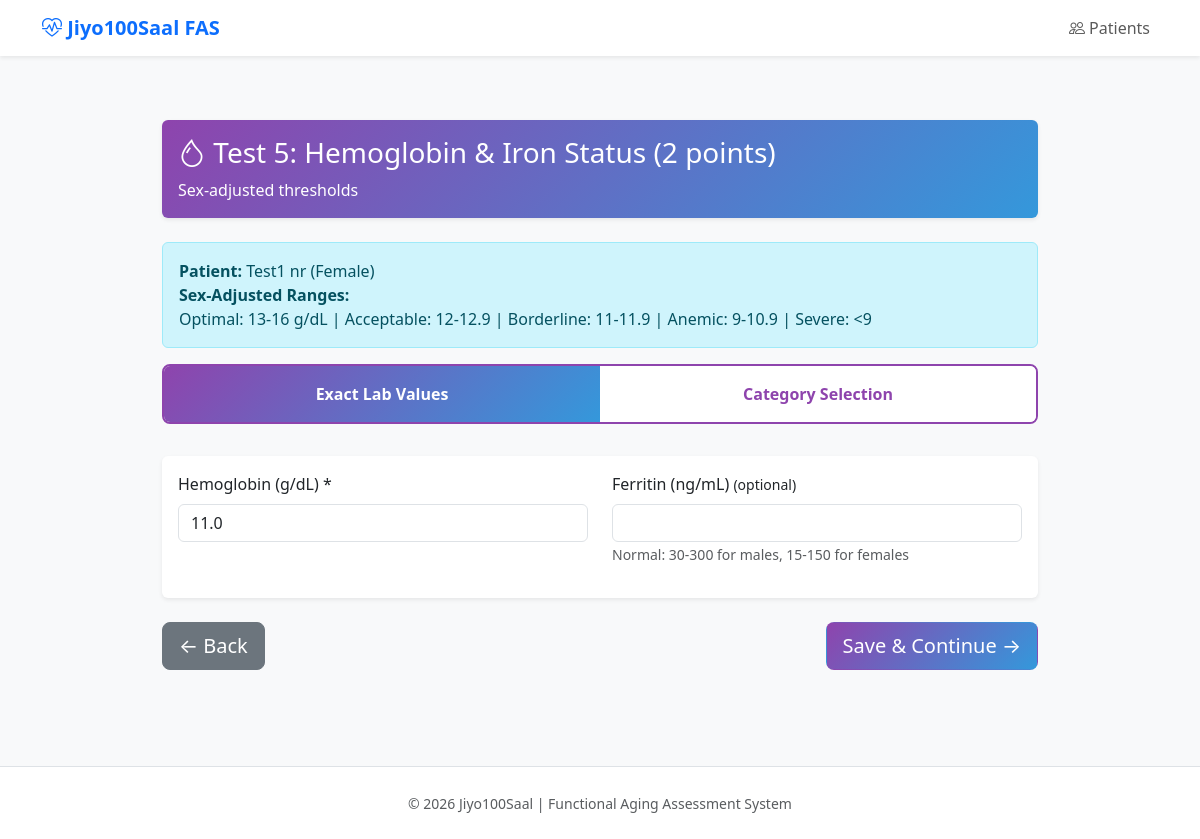
Screenshot of /assessment/1/pillar4/iron with the database file from the repository.
### models/patient.py (models this page shows, shortened)
class Patient(Base):
    __tablename__ = 'patients'
    id: Mapped[int] = mapped_column(primary_key=True)
    first_name: Mapped[str] = mapped_column(String(100), nullable=False)
    last_name: Mapped[str] = mapped_column(String(100), nullable=False)
    date_of_birth: Mapped[date] = mapped_column(Date, nullable=False)
    sex: Mapped[str] = mapped_column(String(10), nullable=False)  # 'male' or 'female'
    phone: Mapped[Optional[str]] = mapped_column(String(20), nullable=True)
    email: Mapped[Optional[str]] = mapped_column(String(255), nullable=True)
    external_id: Mapped[Optional[str]] = mapped_column(String(100), nullable=True)
    notes: Mapped[Optional[str]] = mapped_column(Text, nullable=True)
    assessments: Mapped[List["Assessment"]] = relationship(
        "Assessment",
        back_populates="patient",
        cascade="all, delete-orphan",
        order_by="Assessment.assessment_date.desc()",
    )
    __table_args__ = (
        CheckConstraint("sex IN ('male', 'female')", name='check_sex_valid'),
    )
    @property
    def full_name(self) -> str:
        return f"{self.first_name} {self.last_name}"

### models/pillar4.py (models this page shows, shortened)
class Pillar4Results(Base):
    __tablename__ = 'pillar_4_results'
    id: Mapped[int] = mapped_column(primary_key=True)
    assessment_id: Mapped[int] = mapped_column(
        ForeignKey('assessments.id', ondelete='CASCADE'),
        nullable=False,
        unique=True,
        index=True,
    )
    thyroid_input_mode: Mapped[Optional[str]] = mapped_column(String(20), nullable=True)  # 'exact' or 'category'
    tsh: Mapped[Optional[Decimal]] = mapped_column(Numeric(5, 2), nullable=True)  # mIU/L
    free_t4: Mapped[Optional[Decimal]] = mapped_column(Numeric(4, 2), nullable=True)  # ng/dL
    free_t3: Mapped[Optional[Decimal]] = mapped_column(Numeric(4, 2), nullable=True)  # pg/mL
    thyroid_category_input: Mapped[Optional[str]] = mapped_column(String(50), nullable=True)  # If using category mode
    t3_t4_status: Mapped[Optional[str]] = mapped_column(String(50), nullable=True)  # optimal/suboptimal/notTested
    thyroid_points: Mapped[Optional[Decimal]] = mapped_column(Numeric(3, 1), nullable=True)
    thyroid_category: Mapped[Optional[str]] = mapped_column(String(50), nullable=True)
    hormone_input_mode: Mapped[Optional[str]] = mapped_column(String(20), nullable=True)  # 'exact' or 'category'
    total_testosterone: Mapped[Optional[Decimal]] = mapped_column(Numeric(5, 1), nullable=True)  # ng/dL
    free_testosterone: Mapped[Optional[Decimal]] = mapped_column(Numeric(5, 2), nullable=True)  # pg/mL
    estradiol_male: Mapped[Optional[Decimal]] = mapped_column(Numeric(4, 1), nullable=True)  # pg/mL
    testosterone_category: Mapped[Optional[str]] = mapped_column(String(50), nullable=True)
    menopause_status: Mapped[Optional[str]] = mapped_column(String(20), nullable=True)  # pre/peri/post
    cycle_regularity: Mapped[Optional[str]] = mapped_column(String(20), nullable=True)  # yes/mostly/no
    female_symptoms: Mapped[Optional[str]] = mapped_column(String(20), nullable=True)  # minimal/mild/moderate/severe
    female_hormone_category: Mapped[Optional[str]] = mapped_column(String(50), nullable=True)
    female_hormone_input_mode: Mapped[Optional[str]] = mapped_column(String(20), nullable=True)  # 'exact' or 'symptoms'
    estradiol_female: Mapped[Optional[Decimal]] = mapped_column(Numeric(5, 1), nullable=True)  # pg/mL
    progesterone: Mapped[Optional[Decimal]] = mapped_column(Numeric(5, 2), nullable=True)  # ng/mL
    fsh: Mapped[Optional[Decimal]] = mapped_column(Numeric(5, 1), nullable=True)  # mIU/mL
    lh: Mapped[Optional[Decimal]] = mapped_column(Numeric(5, 1), nullable=True)  # mIU/mL
    testosterone_female: Mapped[Optional[Decimal]] = mapped_column(Numeric(5, 1), nullable=True)  # ng/dL
    amh: Mapped[Optional[Decimal]] = mapped_column(Numeric(5, 2), nullable=True)  # ng/mL
    hormone_points: Mapped[Optional[Decimal]] = mapped_column(Numeric(3, 1), nullable=True)
    hormone_assessment: Mapped[Optional[str]] = mapped_column(String(100), nullable=True)
    sexual_health: Mapped[Optional[str]] = mapped_column(String(50), nullable=True)  # normal/mild/moderate/significant/skip
    sexual_health_points: Mapped[Optional[Decimal]] = mapped_column(Numeric(3, 2), nullable=True)
    vitd_input_mode: Mapped[Optional[str]] = mapped_column(String(20), nullable=True)  # 'exact' or 'category'
    vitamin_d: Mapped[Optional[Decimal]] = mapped_column(Numeric(5, 1), nullable=True)  # ng/mL
    vitd_category_input: Mapped[Optional[str]] = mapped_column(String(50), nullable=True)
    vitd_points: Mapped[Optional[Decimal]] = mapped_column(Numeric(3, 1), nullable=True)
    vitd_category: Mapped[Optional[str]] = mapped_column(String(50), nullable=True)
    iron_input_mode: Mapped[Optional[str]] = mapped_column(String(20), nullable=True)  # 'exact' or 'category'
    hemoglobin: Mapped[Optional[Decimal]] = mapped_column(Numeric(4, 1), nullable=True)  # g/dL
    ferritin: Mapped[Optional[Decimal]] = mapped_column(Numeric(5, 1), nullable=True)  # ng/mL (optional)
    iron_category_input: Mapped[Optional[str]] = mapped_column(String(50), nullable=True)
    iron_points: Mapped[Optional[Decimal]] = mapped_column(Numeric(3, 1), nullable=True)
    iron_category: Mapped[Optional[str]] = mapped_column(String(50), nullable=True)
    exercise_frequency: Mapped[Optional[str]] = mapped_column(String(20), nullable=True)  # 6-7/4-5/2-3/0-1 days
    exercise_cardio: Mapped[Optional[bool]] = mapped_column(Boolean, default=False)
    exercise_strength: Mapped[Optional[bool]] = mapped_column(Boolean, default=False)
    exercise_flexibility: Mapped[Optional[bool]] = mapped_column(Boolean, default=False)
    exercise_points: Mapped[Optional[Decimal]] = mapped_column(Numeric(3, 1), nullable=True)
    sleep_duration: Mapped[Optional[str]] = mapped_column(String(20), nullable=True)  # 7.5-8.5/7-7.4/8.6-9/6-6.9/less6/more9
    sleep_quality: Mapped[Optional[str]] = mapped_column(String(20), nullable=True)  # most/sometimes/rarely
    sleep_onset: Mapped[Optional[str]] = mapped_column(String(20), nullable=True)  # fast/medium/slow
    sleep_points: Mapped[Optional[Decimal]] = mapped_column(Numeric(3, 1), nullable=True)
    skin_elasticity: Mapped[Optional[str]] = mapped_column(String(20), nullable=True)  # excellent/moderate/poor
    hair_health: Mapped[Optional[str]] = mapped_column(String(20), nullable=True)  # thick/thinning/loss/significant/na
    appearance_points: Mapped[Optional[Decimal]] = mapped_column(Numeric(3, 2), nullable=True)
    stress_level: Mapped[Optional[int]] = mapped_column(Integer, nullable=True)  # 1-10 scale
    stress_category: Mapped[Optional[str]] = mapped_column(String(50), nullable=True)
    stress_points: Mapped[Optional[Decimal]] = mapped_column(Numeric(3, 2), nullable=True)
    pillar4_total: Mapped[Optional[Decimal]] = mapped_column(Numeric(4, 1), nullable=True)
    pillar4_pct: Mapped[Optional[Decimal]] = mapped_column(Numeric(5, 2), nullable=True)
    pillar4_category: Mapped[Optional[str]] = mapped_column(String(50), nullable=True)
    functional_age_modifier: Mapped[Optional[Decimal]] = mapped_column(Numeric(3, 1), nullable=True)
    clinical_alerts: Mapped[Optional[list]] = mapped_column(JSON, nullable=True)
    thyroid_dysfunction_flag: Mapped[Optional[bool]] = mapped_column(Boolean, default=False)
    low_testosterone_flag: Mapped[Optional[bool]] = mapped_column(Boolean, default=False)
    hormonal_imbalance_flag: Mapped[Optional[bool]] = mapped_column(Boolean, default=False)
    vitamin_d_deficiency_flag: Mapped[Optional[bool]] = mapped_column(Boolean, default=False)
    anemia_flag: Mapped[Optional[bool]] = mapped_column(Boolean, default=False)
    sleep_disorder_flag: Mapped[Optional[bool]] = mapped_column(Boolean, default=False)
    chronic_stress_flag: Mapped[Optional[bool]] = mapped_column(Boolean, default=False)
    created_at: Mapped[datetime] = mapped_column(DateTime, default=datetime.utcnow)
    updated_at: Mapped[datetime] = mapped_column(DateTime, default=datetime.utcnow, onupdate=datetime.utcnow)
    assessment: Mapped["Assessment"] = relationship(
        "Assessment",
        back_populates="pillar4_results",
    )

### routes/pillar4.py (the view, shortened to what this page needs)
@bp.route('/<int:assessment_id>/pillar4/iron', methods=['GET', 'POST'])
def iron(assessment_id: int):
    session = db.session()
    try:
        assessment = session.get(Assessment, assessment_id)
        if not assessment:
            flash('Assessment not found', 'error')
            return redirect(url_for('assessments.list_assessments'))
        patient = assessment.patient
        pillar4 = assessment.pillar4_results
        if not pillar4:
            pillar4 = Pillar4Results(assessment_id=assessment_id)
            assessment.pillar4_results = pillar4
            session.add(pillar4)
        return render_template(
            'pillar4/iron.html',
            assessment=assessment,
            patient=patient,
            pillar4=pillar4
        )
    finally:
        session.close()

### models/base.py (called while the page is built)
    def session(self):
        if self.Session is None:
            raise RuntimeError("Database not initialized. Call init_app() first.")
        return self.Session()

### templates/pillar4/iron.html (shortened to what this page needs)
{% extends "base.html" %}
{% block content %}
<div class="container py-4" style="max-width: 900px;">
    <div class="card pillar4-gradient text-white mb-4">
        <div class="card-body">
            <h3><i class="bi bi-droplet"></i> Test 5: Hemoglobin & Iron Status (2 points)</h3>
            <p class="mb-0">Sex-adjusted thresholds</p>
        </div>
    </div>
    <div class="alert alert-info mb-3">
        <strong>Patient:</strong> {{ patient.full_name }} ({{ patient.sex|capitalize }})<br>
        <strong>Sex-Adjusted Ranges:</strong><br>
        {% if patient.sex == 'male' %}
        Optimal: 14-17.5 g/dL | Acceptable: 13.5-13.9 | Borderline: 12-13.4 | Anemic: 10-11.9 | Severe: <10
        {% else %}
        Optimal: 13-16 g/dL | Acceptable: 12-12.9 | Borderline: 11-11.9 | Anemic: 9-10.9 | Severe: <9
        {% endif %}
    </div>
    <form method="POST">
        <div class="input-mode-toggle">
            <button type="button" id="btn-exact" class="active" onclick="switchMode('exact')">Exact Lab Values</button>
            <button type="button" id="btn-category" onclick="switchMode('category')">Category Selection</button>
        </div>
        <div id="exact-mode">
            <div class="card mb-3">
                <div class="card-body">
                    <div class="row">
                        <div class="col-md-6 mb-3">
                            <label class="form-label">Hemoglobin (g/dL) *</label>
                            <input type="number" step="0.1" name="hemoglobin" class="form-control"
                                   value="{{ pillar4.hemoglobin if pillar4.hemoglobin else '' }}" required>
                        </div>
                        <div class="col-md-6 mb-3">
                            <label class="form-label">Ferritin (ng/mL) <small>(optional)</small></label>
                            <input type="number" step="0.1" name="ferritin" class="form-control"
                                   value="{{ pillar4.ferritin if pillar4.ferritin else '' }}">
                            <small class="text-muted">Normal: 30-300 for males, 15-150 for females</small>
                        </div>
                    </div>
                </div>
            </div>
        </div>
        <div class="d-flex justify-content-between mt-4">
            <a href="{{ url_for('pillar4.overview', assessment_id=assessment.id) }}" class="btn btn-secondary btn-lg">← Back</a>
            <button type="submit" class="btn pillar4-gradient text-white btn-lg">Save & Continue →</button>
        </div>
    </form>
</div>
{% endblock %}

### templates/base.html (style rules this page uses)
:root { --primary-color: #0d6efd; --success-color: #198754; --warning-color: #ffc107; --danger-color: #dc3545; }
body { background-color: #f8f9fa; }
.card { box-shadow: 0 0.125rem 0.25rem rgba(0, 0, 0, 0.075); border: none; }

### templates/pillar4/iron.html (style rules this page uses)
.pillar4-gradient { background: linear-gradient(135deg, #8e44ad 0%, #3498db 100%); }
.input-mode-toggle { display: flex; border: 2px solid #8e44ad; border-radius: 8px; overflow: hidden; margin-bottom: 2rem; }
.input-mode-toggle button { flex: 1; padding: 1rem; border: none; background: white; color: #8e44ad; font-weight: 600; cursor: pointer; transition: all 0.3s ease; }
.input-mode-toggle button.active { background: linear-gradient(135deg, #8e44ad 0%, #3498db 100%); color: white; }

### rows the page displays
Patient: full_name "Test1 nr", sex "Female"
Pillar4Results: hemoglobin "11.0"
